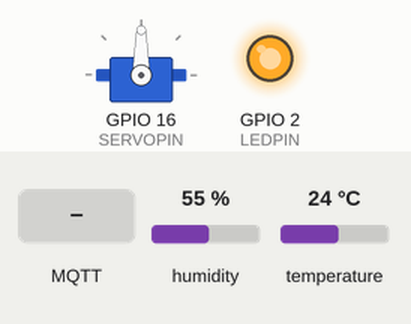
Simulated run of this program. Board: ESP32. Shown: servo, output pins drawn as LEDs (lit = HIGH). The test bench sets the inputs (shaded band); at power-on: humidity 55 %, temperature 24 °C. WiFi joins after 1.5 s; servers stay silent unless stated; no MQTT or app messages arrive unless stated; what the program prints to the serial monitor is not drawn.

Above: at 2.7 s.
2.8 s: MQTT message "lab318/led" arrives on the first subscribed topic
At 3.4 s:
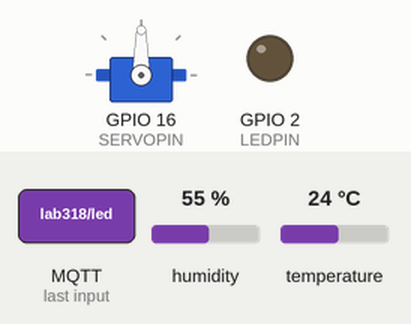
4.3 s: MQTT message "lab318/led" arrives on the second subscribed topic
At 5.5 s:
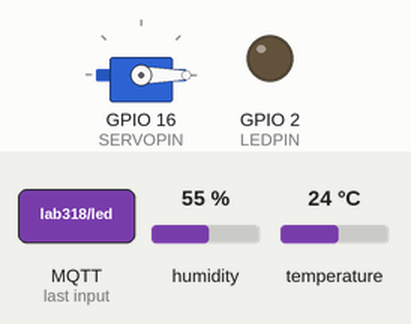
5.8 s: MQTT message "1" arrives on the first subscribed topic
At 6.9 s:
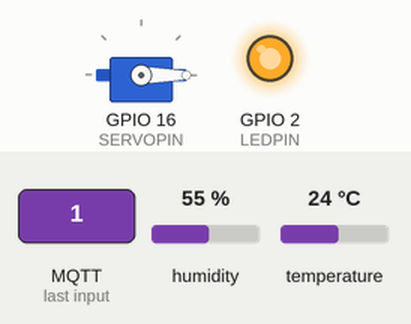
7.3 s: MQTT message "200" arrives on the second subscribed topic
At 8.0 s:
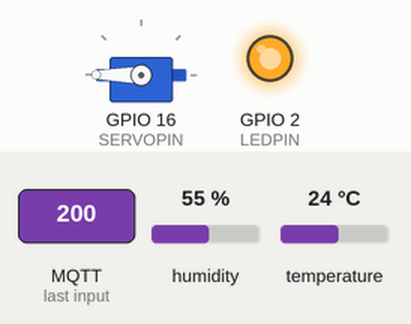
8.8 s: MQTT message "lab318/servo" arrives on the first subscribed topic
At 9.1 s:
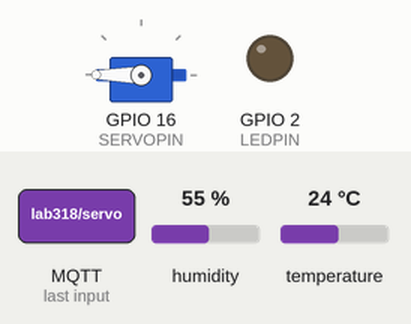
10.3 s: MQTT message "lab318/servo" arrives on the second subscribed topic
At 11.5 s:
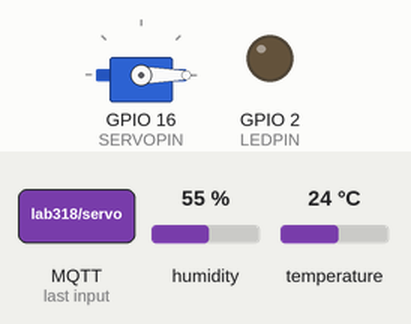
Timing chart, 0 to 12.8 s (numbered marks = the images above; inputs shaded):
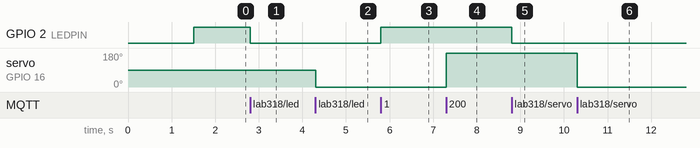

Measured:
- after the input at 2.8 s, GPIO 2 (LEDPIN): HIGH → LOW at once
- after the input at 4.3 s, servo on GPIO 16 (SERVOPIN): 90° → 0° at once
- after the input at 5.8 s, GPIO 2 (LEDPIN): LOW → HIGH at once
- after the input at 7.3 s, servo on GPIO 16 (SERVOPIN): 0° → 180° at once
- after the input at 8.8 s, GPIO 2 (LEDPIN): HIGH → LOW at once
- after the input at 10.3 s, servo on GPIO 16 (SERVOPIN): 180° → 0° at once

The program:

main.cpp
```cpp
#include <Arduino.h>

#include <WiFi.h>
#include <PubSubClient.h>
#include <Adafruit_Sensor.h>
#include <DHT.h>
#include "FS.h"
#include "SPIFFS.h"
#include "utils.h"

WiFiClient espClient;
PubSubClient MQTT(espClient);
DHT dht(DHTPIN, DHTTYPE);
Servo servo;

static long long tempo=0;

const char* mqtt_broker = "broker.emqx.io";
const int mqtt_port = 1883;

void setup()
{
    Serial.begin(9600);
    WIFIConnect(&espClient);
    MQTT.setServer(mqtt_broker, mqtt_port);
    MQTT.setCallback(callback);

    //LED CONF
    pinMode(LEDPIN, OUTPUT);
    digitalWrite(LEDPIN, HIGH);

    //DHT CONF
    dht.begin();
    pinMode(DHTPIN, INPUT);

    //SERVO CONF
    servo.attach(SERVOPIN);
}

void loop()
{
  static long long pooling = 0;

  if(!MQTT.connected()) MQTTConnect(&MQTT);
  if(WiFi.status() != WL_CONNECTED) WIFIConnect(&espClient);

  if(millis()>pooling+5000)
  {
    pooling = millis();
    publish_data(&MQTT, topic_dht, String(dht.readTemperature()) + ':' +String(dht.readHumidity()));
  }

  MQTT.loop();
}
```

main.h
```cpp
#ifndef MAIN_H
#define MAIN_H

#include <ESP32Servo.h>

extern Servo servo;

#endif
```

utils.h
```cpp
#pragma once

#ifndef UTILS_H
#define UTILS_H

#include <Arduino.h>

#include <WiFi.h>
#include <PubSubClient.h>

#include "FS.h"
#include "SPIFFS.h"

#include <Adafruit_Sensor.h>
#include <ESP32Servo.h>
#include "main.h"

#define LEDPIN 2

#define DHTPIN 4
#define DHTTYPE DHT22

#define SERVOPIN 16

#define ID_MQTT "esp_iot"
#define topic_led "lab318/led"
#define topic_dht "lab318/dht"
#define topic_servo "lab318/servo"

void WIFIConnect(WiFiClient *espClient);
void MQTTConnect(PubSubClient *MQTT);
void publish_data(PubSubClient *MQTT, const char *topic, String data);
void callback(char *topic, byte *payload, unsigned int length);

#endif
```

utils.cpp
```cpp
#include "utils.h"

const char* ssid = "POCOX6Pro";
const char* password = "esppucrs";

void WIFIConnect(WiFiClient *espClient)
{
  Serial.println("Conectando a rede wifi!");
  WiFi.begin(ssid, password);
  while (WiFi.status() != WL_CONNECTED)
  {
    delay(500);
    Serial.println("Conectando a rede wifi....");
  }
  Serial.println("Conectado a rede wifi");
}

void MQTTConnect(PubSubClient *MQTT)
{
  while(!MQTT->connected())
  {
    if (MQTT->connect(ID_MQTT))
    {
      Serial.println("Conectado ao Broker!");
      MQTT->subscribe(topic_led);
      MQTT->subscribe(topic_servo);
    }
    else
    {
      Serial.print("Falha na conexão. O status é: ");
      Serial.print(MQTT->state());
    }
  }
}

void publish_data(PubSubClient *MQTT,const char *topic, String data)
{
  MQTT->publish(topic, data.c_str());
}

void callback(char *topic, byte *payload, unsigned int length)
{
  if(String(topic) == "lab318/led")
  {
      int estado = (payload[0] == '1') ? HIGH : LOW;
      digitalWrite(LEDPIN, estado);
  }

  if(String(topic) == "lab318/servo")
  {
      char msg[length + 1];

      memcpy(msg, payload, length);
      msg[length] = '\0';
      servo.write(atoi(msg));
  }

}
```
